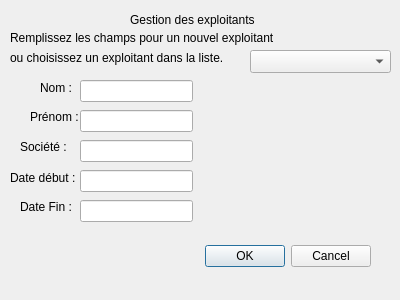
<?xml version="1.0" encoding="UTF-8"?>
<ui version="4.0">
 <class>CIhmExploitant</class>
 <widget class="QDialog" name="CIhmExploitant">
  <property name="geometry">
   <rect>
    <x>0</x>
    <y>0</y>
    <width>400</width>
    <height>300</height>
   </rect>
  </property>
  <property name="windowTitle">
   <string>SuPer : Gestion des exploitants</string>
  </property>
  <widget class="QDialogButtonBox" name="buttonBox">
   <property name="geometry">
    <rect>
     <x>30</x>
     <y>240</y>
     <width>341</width>
     <height>32</height>
    </rect>
   </property>
   <property name="orientation">
    <enum>Qt::Horizontal</enum>
   </property>
   <property name="standardButtons">
    <set>QDialogButtonBox::Cancel|QDialogButtonBox::Ok</set>
   </property>
  </widget>
  <widget class="QLabel" name="label_2">
   <property name="geometry">
    <rect>
     <x>10</x>
     <y>30</y>
     <width>301</width>
     <height>16</height>
    </rect>
   </property>
   <property name="text">
    <string>Remplissez les champs pour un nouvel exploitant</string>
   </property>
  </widget>
  <widget class="QLineEdit" name="leNom">
   <property name="geometry">
    <rect>
     <x>80</x>
     <y>80</y>
     <width>113</width>
     <height>22</height>
    </rect>
   </property>
  </widget>
  <widget class="QLineEdit" name="leDateDeb">
   <property name="geometry">
    <rect>
     <x>80</x>
     <y>170</y>
     <width>113</width>
     <height>22</height>
    </rect>
   </property>
  </widget>
  <widget class="QLabel" name="lTitre">
   <property name="geometry">
    <rect>
     <x>130</x>
     <y>10</y>
     <width>141</width>
     <height>20</height>
    </rect>
   </property>
   <property name="text">
    <string>Gestion des exploitants</string>
   </property>
  </widget>
  <widget class="QLabel" name="label_5">
   <property name="geometry">
    <rect>
     <x>30</x>
     <y>110</y>
     <width>52</width>
     <height>14</height>
    </rect>
   </property>
   <property name="text">
    <string>Prénom : </string>
   </property>
  </widget>
  <widget class="QLabel" name="label_4">
   <property name="geometry">
    <rect>
     <x>40</x>
     <y>80</y>
     <width>41</width>
     <height>16</height>
    </rect>
   </property>
   <property name="text">
    <string>Nom :</string>
   </property>
  </widget>
  <widget class="QLabel" name="label_8">
   <property name="geometry">
    <rect>
     <x>10</x>
     <y>170</y>
     <width>71</width>
     <height>16</height>
    </rect>
   </property>
   <property name="text">
    <string>Date début :</string>
   </property>
  </widget>
  <widget class="QLineEdit" name="leSociete">
   <property name="geometry">
    <rect>
     <x>80</x>
     <y>140</y>
     <width>113</width>
     <height>22</height>
    </rect>
   </property>
  </widget>
  <widget class="QLabel" name="label_3">
   <property name="geometry">
    <rect>
     <x>10</x>
     <y>50</y>
     <width>231</width>
     <height>16</height>
    </rect>
   </property>
   <property name="text">
    <string>ou choisissez un exploitant dans la liste.</string>
   </property>
  </widget>
  <widget class="QLineEdit" name="lePnom">
   <property name="geometry">
    <rect>
     <x>80</x>
     <y>110</y>
     <width>113</width>
     <height>22</height>
    </rect>
   </property>
  </widget>
  <widget class="QLineEdit" name="leDateFin">
   <property name="geometry">
    <rect>
     <x>80</x>
     <y>200</y>
     <width>113</width>
     <height>22</height>
    </rect>
   </property>
  </widget>
  <widget class="QLabel" name="label_6">
   <property name="geometry">
    <rect>
     <x>20</x>
     <y>140</y>
     <width>52</width>
     <height>14</height>
    </rect>
   </property>
   <property name="text">
    <string>Société :</string>
   </property>
  </widget>
  <widget class="QLabel" name="label_7">
   <property name="geometry">
    <rect>
     <x>20</x>
     <y>200</y>
     <width>52</width>
     <height>14</height>
    </rect>
   </property>
   <property name="text">
    <string>Date Fin :</string>
   </property>
  </widget>
  <widget class="QComboBox" name="comboBox">
   <property name="geometry">
    <rect>
     <x>250</x>
     <y>50</y>
     <width>141</width>
     <height>23</height>
    </rect>
   </property>
  </widget>
 </widget>
 <resources/>
 <connections>
  <connection>
   <sender>buttonBox</sender>
   <signal>accepted()</signal>
   <receiver>CIhmExploitant</receiver>
   <slot>accept()</slot>
   <hints>
    <hint type="sourcelabel">
     <x>248</x>
     <y>254</y>
    </hint>
    <hint type="destinationlabel">
     <x>157</x>
     <y>274</y>
    </hint>
   </hints>
  </connection>
  <connection>
   <sender>buttonBox</sender>
   <signal>rejected()</signal>
   <receiver>CIhmExploitant</receiver>
   <slot>reject()</slot>
   <hints>
    <hint type="sourcelabel">
     <x>316</x>
     <y>260</y>
    </hint>
    <hint type="destinationlabel">
     <x>286</x>
     <y>274</y>
    </hint>
   </hints>
  </connection>
 </connections>
</ui>
